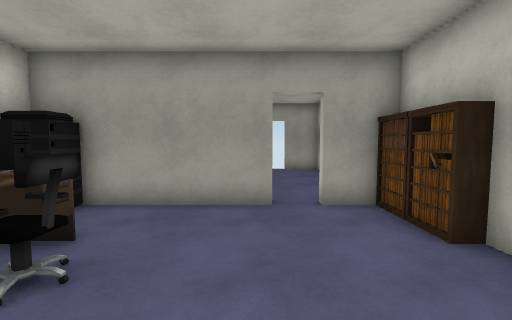
[1] (above)

13 first-person views from a walk through a Unity game level. The camera is 1.41 m above the floor, tilts 4° down and sees 90° across. Doors are open. The floor is counted in squares, 0.9 m on a side. Each view is taken from the middle of a square. On the plan, view 1 faces up. The plan holds only what a view shows up to about 14 squares ahead; the rest is blank. The player character is not drawn. Some surface patterns are stand-ins.

[2]
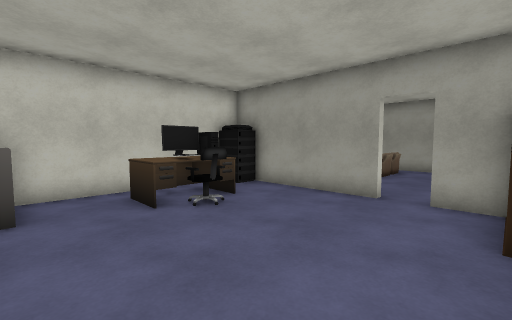

[3]
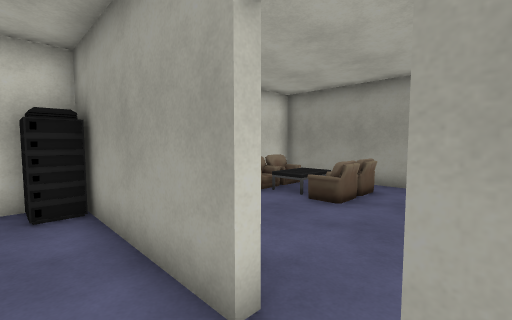

[4]
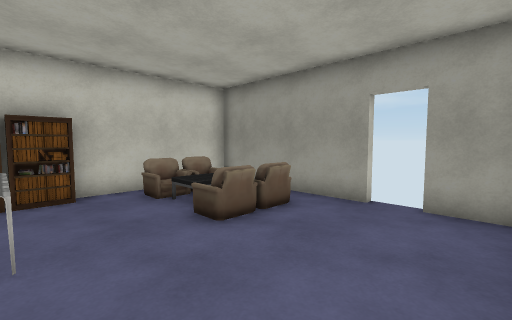

[5]
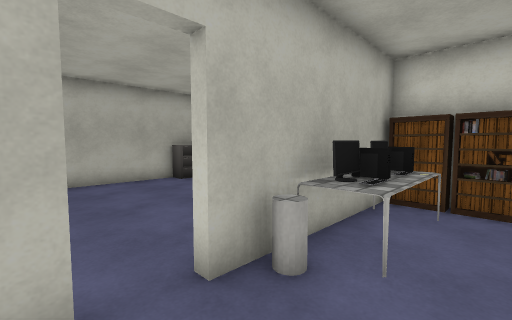

[6]
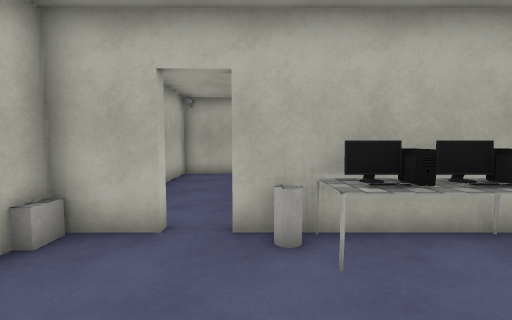

[7]
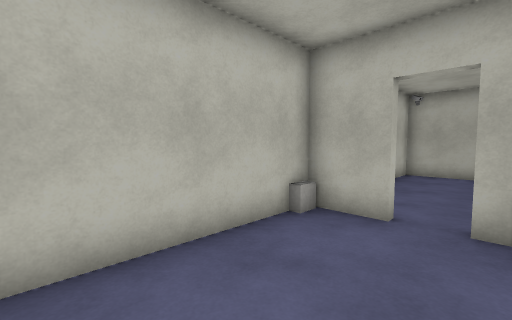

[8]
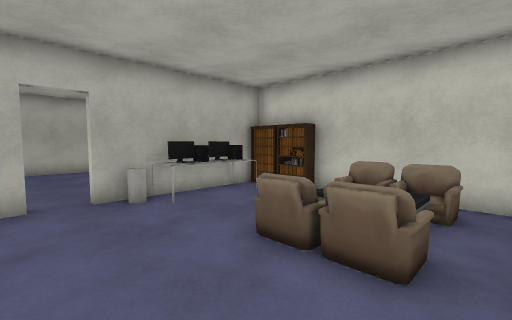

[9]
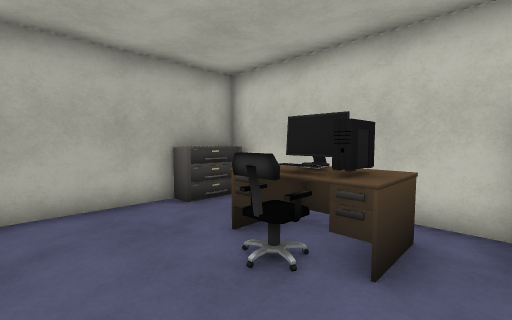

[10]
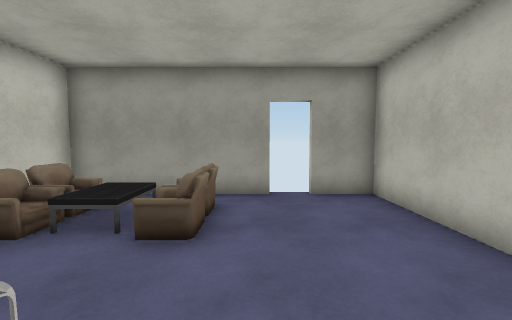

[11]
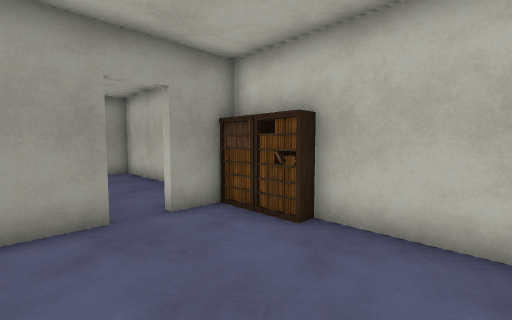

[12]
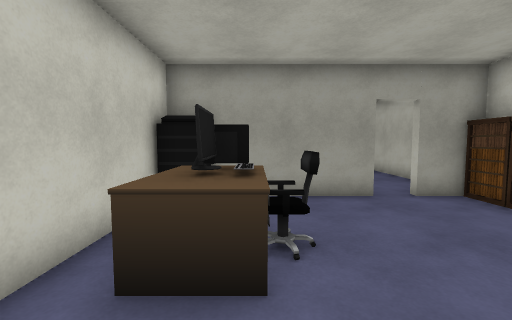

[13]
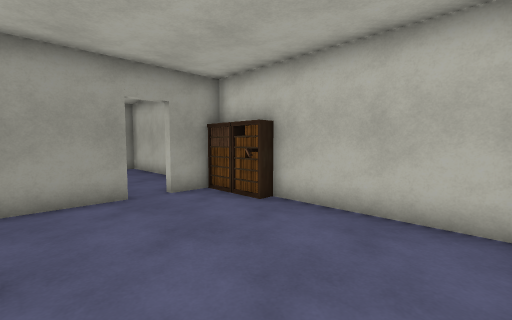

### Floor plan
Points are (right, up) in squares from view 1. A wall is a line through its corners. A room is listed if a view was taken in it or the views show most of it. See-through windows are left out.
Room 1 (views 1, 2, 3, 4, 5, 6, 7, 8, 9, 10, 11, 12, 13)
walls: (-0.5, 6.7) (0.4, 6.7) (0.4, 6.3) (-1.6, 6.3); (2.6, 6.3) (1.7, 6.3) (1.7, 6.7) (3.5, 6.7) (3.5, 14.6) (1.6, 14.6); (-5.5, 5.6) (-5.5, -1.6) (3.5, -1.6) (3.5, 3.9); (0.5, 14.6) (-5.5, 14.6) (-5.5, 8)
ways out: open door at (1, 6.5); open door at (1, 15)
objects: other object (-5, -1) to (-4, -1); server (-5, 6); bookshelf (-5, 7); bookshelf (-5, 8) to (-5, 9); chair (-5, 11) to (-5, 12); chair (-5, 13) to (-4, 13); monitor (-4, 2) to (-4, 3); computer (-4, 4) to (-3, 4); computer (-4, 7) to (-4, 8); keyboard (-3, 2) to (-3, 3); monitor (-3, 7); keyboard (-3, 8); other object (-2, 3); monitor (-2, 7); keyboard (-2, 8); chair (-2, 13) to (-1, 13); cylinder (-1, 7); table (-1, 8); chair (-1, 11) to (-1, 12); bookshelf (3, 4); bookshelf (3, 5) to (3, 6); block (3, 7)

Where each view was taken, in squares from view 1:
view 1: 0 up, 0 right, facing up
view 2: 1 down, 3 right, facing up-left
view 3: 5 up, 2 right, facing up-left
view 4: 8 up, 3 right, facing up-left
view 5: 9 up, 2 right, facing down-left
view 6: 11 up, 0 right, facing down
view 7: 12 up, 0 right, facing down-right
view 8: 14 up, 2 right, facing down-left
view 9: 5 up, 0 right, facing down-left
view 10: 7 up, 0 right, facing up
view 11: 1 up, 1 left, facing up-right
view 12: 1 down, 3 left, facing up
view 13: 1 down, 2 left, facing up-right
